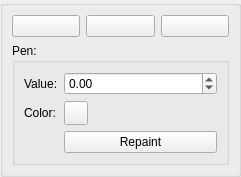
<?xml version="1.0" encoding="UTF-8"?>
<ui version="4.0">
 <class>ToolsPanel</class>
 <widget class="QWidget" name="ToolsPanel">
  <property name="geometry">
   <rect>
    <x>0</x>
    <y>0</y>
    <width>241</width>
    <height>162</height>
   </rect>
  </property>
  <property name="windowTitle">
   <string>Form</string>
  </property>
  <layout class="QHBoxLayout" name="horizontalLayout">
   <property name="leftMargin">
    <number>0</number>
   </property>
   <property name="topMargin">
    <number>0</number>
   </property>
   <property name="rightMargin">
    <number>0</number>
   </property>
   <property name="bottomMargin">
    <number>0</number>
   </property>
   <item>
    <widget class="QGroupBox" name="groupBox">
     <property name="title">
      <string/>
     </property>
     <layout class="QGridLayout" name="gridLayout">
      <item row="0" column="2">
       <widget class="QPushButton" name="cut_button">
        <property name="text">
         <string/>
        </property>
        <property name="icon">
         <iconset resource="../../img.qrc">
          <normaloff>:/cut</normaloff>:/cut</iconset>
        </property>
       </widget>
      </item>
      <item row="0" column="0">
       <widget class="QPushButton" name="selection_button">
        <property name="text">
         <string/>
        </property>
        <property name="icon">
         <iconset resource="../../img.qrc">
          <normaloff>:/border</normaloff>:/border</iconset>
        </property>
        <property name="checkable">
         <bool>true</bool>
        </property>
       </widget>
      </item>
      <item row="0" column="1">
       <widget class="QPushButton" name="edit_button">
        <property name="text">
         <string/>
        </property>
        <property name="icon">
         <iconset resource="../../img.qrc">
          <normaloff>:/pen</normaloff>:/pen</iconset>
        </property>
        <property name="checkable">
         <bool>true</bool>
        </property>
       </widget>
      </item>
      <item row="1" column="0" colspan="3">
       <widget class="QGroupBox" name="penGroupBox">
        <property name="title">
         <string>Pen:</string>
        </property>
        <layout class="QFormLayout" name="formLayout">
         <item row="0" column="0">
          <widget class="QLabel" name="label">
           <property name="text">
            <string>Value:</string>
           </property>
          </widget>
         </item>
         <item row="1" column="0">
          <widget class="QLabel" name="label_2">
           <property name="text">
            <string>Color:</string>
           </property>
          </widget>
         </item>
         <item row="1" column="1">
          <widget class="QPushButton" name="color_button">
           <property name="minimumSize">
            <size>
             <width>24</width>
             <height>24</height>
            </size>
           </property>
           <property name="maximumSize">
            <size>
             <width>24</width>
             <height>24</height>
            </size>
           </property>
           <property name="text">
            <string/>
           </property>
          </widget>
         </item>
         <item row="2" column="1">
          <widget class="QPushButton" name="repaint">
           <property name="text">
            <string>Repaint</string>
           </property>
          </widget>
         </item>
         <item row="0" column="1">
          <widget class="QDoubleSpinBox" name="pen_value_Spin">
           <property name="decimals">
            <number>2</number>
           </property>
           <property name="minimum">
            <double>-100000.000000000000000</double>
           </property>
           <property name="maximum">
            <double>100000.000000000000000</double>
           </property>
           <property name="singleStep">
            <double>1.000000000000000</double>
           </property>
           <property name="stepType">
            <enum>QAbstractSpinBox::DefaultStepType</enum>
           </property>
          </widget>
         </item>
        </layout>
       </widget>
      </item>
     </layout>
    </widget>
   </item>
  </layout>
 </widget>
 <resources>
  <include location="../../img.qrc"/>
 </resources>
 <connections/>
</ui>
